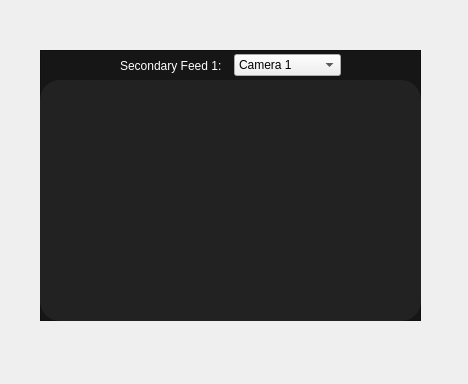
<?xml version="1.0" encoding="UTF-8"?>
<ui version="4.0">
 <class>Form</class>
 <widget class="QWidget" name="Form">
  <property name="geometry">
   <rect>
    <x>0</x>
    <y>0</y>
    <width>468</width>
    <height>384</height>
   </rect>
  </property>
  <property name="windowTitle">
   <string>Form</string>
  </property>
  <widget class="QWidget" name="sec_cam_feed_widget" native="true">
   <property name="geometry">
    <rect>
     <x>40</x>
     <y>50</y>
     <width>381</width>
     <height>271</height>
    </rect>
   </property>
   <widget class="QFrame" name="sec_cam_feed_1">
    <property name="geometry">
     <rect>
      <x>0</x>
      <y>0</y>
      <width>381</width>
      <height>271</height>
     </rect>
    </property>
    <property name="styleSheet">
     <string notr="true">QFrame#sec_cam_feed_1{
background-color:	rgba(22,22,22,255);
}</string>
    </property>
    <property name="frameShape">
     <enum>QFrame::StyledPanel</enum>
    </property>
    <property name="frameShadow">
     <enum>QFrame::Raised</enum>
    </property>
    <widget class="QWidget" name="horizontalLayoutWidget">
     <property name="geometry">
      <rect>
       <x>80</x>
       <y>0</y>
       <width>221</width>
       <height>31</height>
      </rect>
     </property>
     <layout class="QHBoxLayout" name="horizontalLayout">
      <item>
       <widget class="QLabel" name="label_cam_feed">
        <property name="styleSheet">
         <string notr="true">color:White;</string>
        </property>
        <property name="text">
         <string>Secondary Feed 1:</string>
        </property>
       </widget>
      </item>
      <item>
       <widget class="QComboBox" name="cbox_cam_select">
        <item>
         <property name="text">
          <string>Camera 1</string>
         </property>
        </item>
        <item>
         <property name="text">
          <string>Camera2</string>
         </property>
        </item>
       </widget>
      </item>
     </layout>
    </widget>
    <widget class="QFrame" name="frame_sec_cam_feed_1">
     <property name="geometry">
      <rect>
       <x>0</x>
       <y>30</y>
       <width>381</width>
       <height>241</height>
      </rect>
     </property>
     <property name="styleSheet">
      <string notr="true">QFrame#frame_sec_cam_feed_1 {
background-color: rgba(34,34,34,255);
border-radius: 20px;
}</string>
     </property>
     <property name="frameShape">
      <enum>QFrame::StyledPanel</enum>
     </property>
     <property name="frameShadow">
      <enum>QFrame::Raised</enum>
     </property>
     <widget class="QLabel" name="cam_output">
      <property name="geometry">
       <rect>
        <x>0</x>
        <y>0</y>
        <width>381</width>
        <height>241</height>
       </rect>
      </property>
      <property name="text">
       <string/>
      </property>
      <property name="pixmap">
       <pixmap>nosignal.JPG</pixmap>
      </property>
      <property name="scaledContents">
       <bool>true</bool>
      </property>
     </widget>
    </widget>
   </widget>
  </widget>
 </widget>
 <resources/>
 <connections/>
</ui>
